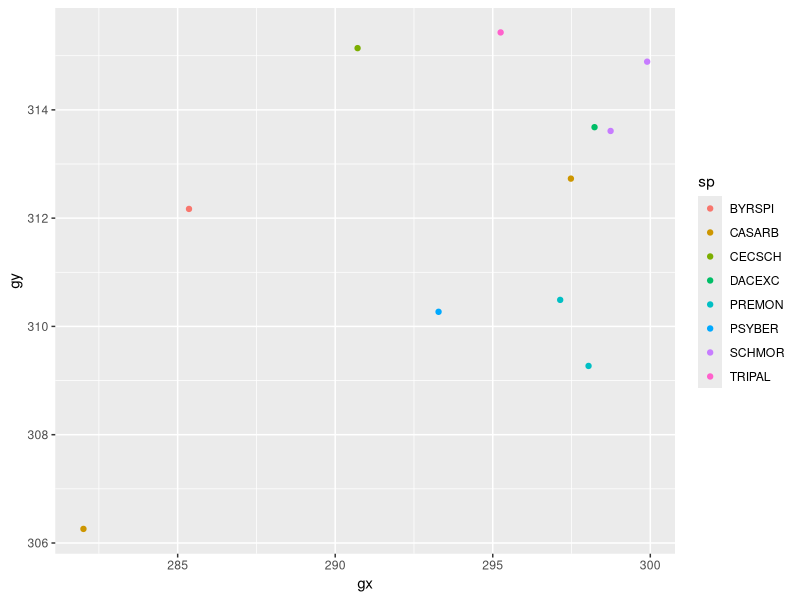
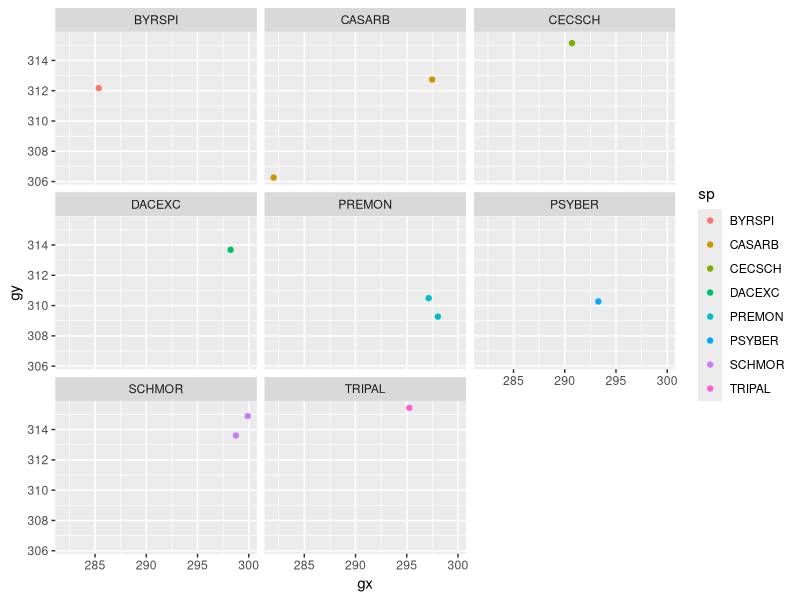

Reproduce these figures in R, in order.
## ---- chunk 1
knitr::opts_chunk$set(
  echo = TRUE,
  collapse = TRUE
)
## ---- chunk 2
library(tidyverse)
tree <- read_csv("data/tree.csv")
## ---- chunk 3
tree %>% 
  group_by(quadrat) %>% 
  summarise(n = n_distinct(sp)) %>% 
  arrange(desc(n)) %>% 
  top_n(1)
## ---- chunk 4
top <- filter(tree, quadrat == 1516)
top
## ---- chunk 5
ggplot(data = top, mapping = aes(x = gx, y = gy, colour = sp)) + 
  geom_point()
## ---- chunk 6
ggplot(top, aes(gx, gy, colour = sp)) + 
  geom_point() +
  facet_wrap(vars(sp))
